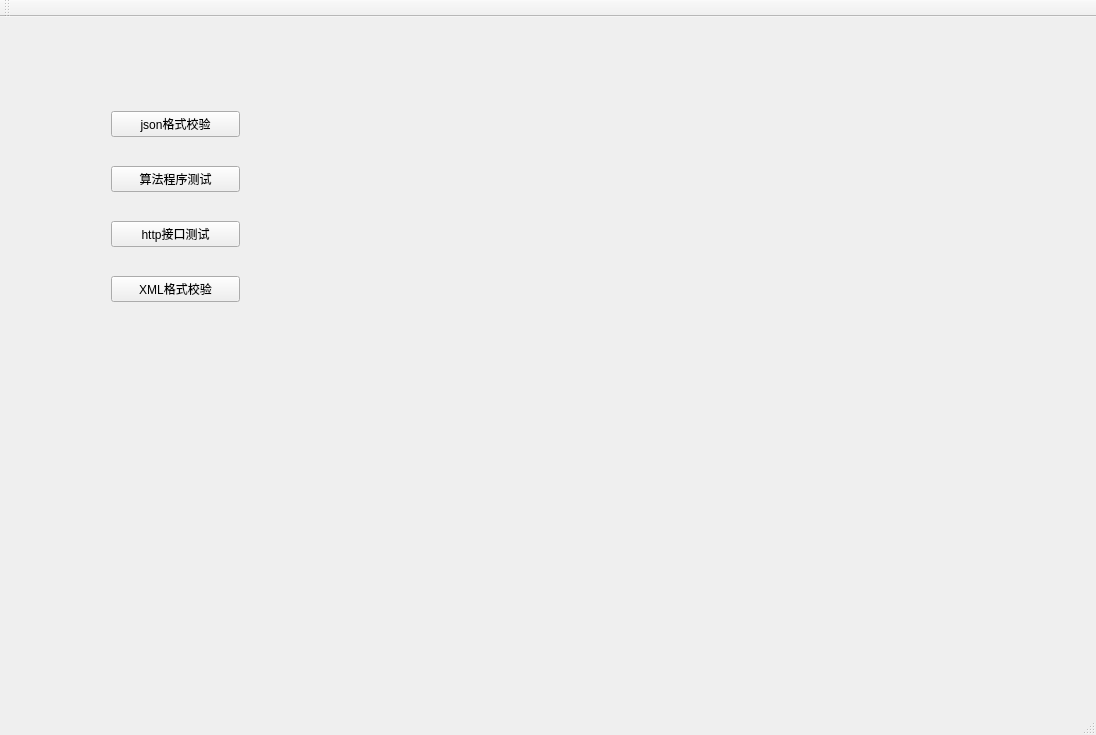
<?xml version="1.0" encoding="UTF-8"?>
<ui version="4.0">
 <class>MainWindow</class>
 <widget class="QMainWindow" name="MainWindow">
  <property name="geometry">
   <rect>
    <x>0</x>
    <y>0</y>
    <width>1096</width>
    <height>735</height>
   </rect>
  </property>
  <property name="windowTitle">
   <string>MainWindow</string>
  </property>
  <widget class="QWidget" name="centralWidget">
   <widget class="QWidget" name="verticalLayoutWidget">
    <property name="geometry">
     <rect>
      <x>100</x>
      <y>60</y>
      <width>151</width>
      <height>261</height>
     </rect>
    </property>
    <layout class="QVBoxLayout" name="verticalLayout">
     <item>
      <widget class="QPushButton" name="btn_json">
       <property name="text">
        <string>json格式校验</string>
       </property>
      </widget>
     </item>
     <item>
      <widget class="QPushButton" name="btn_oj">
       <property name="text">
        <string>算法程序测试</string>
       </property>
      </widget>
     </item>
     <item>
      <widget class="QPushButton" name="btn_http">
       <property name="text">
        <string>http接口测试</string>
       </property>
      </widget>
     </item>
     <item>
      <widget class="QPushButton" name="btn_xml">
       <property name="text">
        <string>XML格式校验</string>
       </property>
      </widget>
     </item>
    </layout>
   </widget>
  </widget>
  <widget class="QMenuBar" name="menuBar">
   <property name="geometry">
    <rect>
     <x>0</x>
     <y>0</y>
     <width>1096</width>
     <height>26</height>
    </rect>
   </property>
  </widget>
  <widget class="QToolBar" name="mainToolBar">
   <attribute name="toolBarArea">
    <enum>TopToolBarArea</enum>
   </attribute>
   <attribute name="toolBarBreak">
    <bool>false</bool>
   </attribute>
  </widget>
  <widget class="QStatusBar" name="statusBar"/>
 </widget>
 <layoutdefault spacing="6" margin="11"/>
 <resources/>
 <connections/>
</ui>
